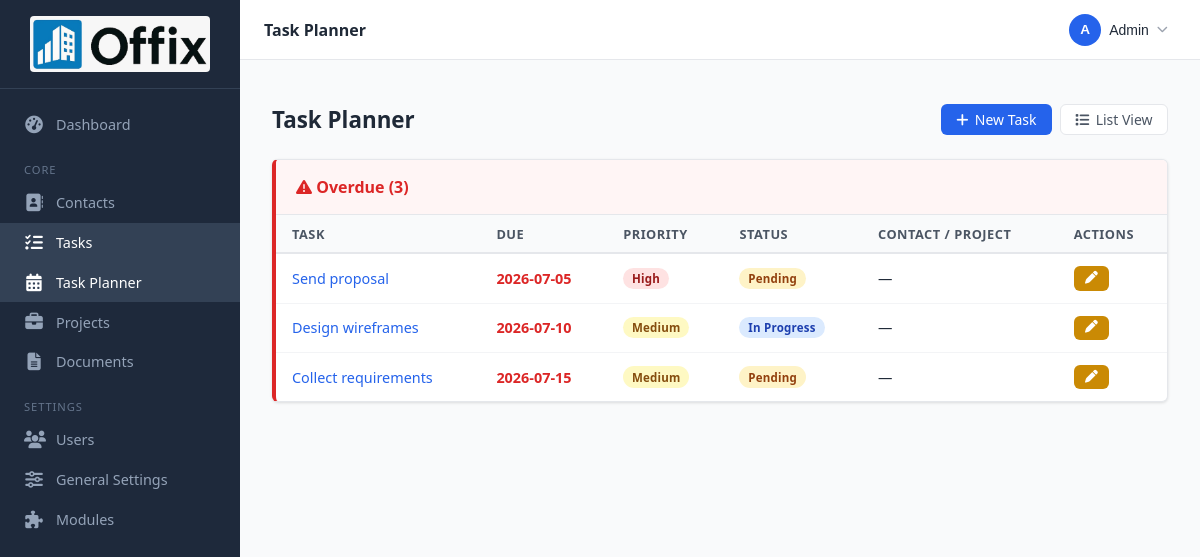
/tasks/planner (signed in), run on the app's committed database.
### tables this page shows
CREATE TABLE `tasks` (
  `id` int(10) unsigned NOT NULL AUTO_INCREMENT,
  `title` varchar(255) NOT NULL,
  `description` text DEFAULT NULL,
  `due_date` date DEFAULT NULL,
  `status` enum('pending','in_progress','done') NOT NULL DEFAULT 'pending',
  `priority` enum('low','medium','high') NOT NULL DEFAULT 'medium',
  `contact_id` int(10) unsigned DEFAULT NULL,
  `project_id` int(10) unsigned DEFAULT NULL,
  `is_recurring` tinyint(1) NOT NULL DEFAULT 0,
  `recurrence_type` enum('daily','weekly','monthly','yearly') DEFAULT NULL,
  `recurrence_interval` int(10) unsigned NOT NULL DEFAULT 1,
  `recurrence_end_date` date DEFAULT NULL,
  `parent_task_id` int(10) unsigned DEFAULT NULL,
  `created_at` timestamp NOT NULL DEFAULT current_timestamp(),
  `updated_at` timestamp NOT NULL DEFAULT current_timestamp() ON UPDATE current_timestamp(),
  PRIMARY KEY (`id`),
  KEY `fk_tasks_contact` (`contact_id`),
  KEY `fk_tasks_project` (`project_id`),
  CONSTRAINT `fk_tasks_contact` FOREIGN KEY (`contact_id`) REFERENCES `contacts` (`id`) ON DELETE SET NULL ON UPDATE CASCADE,
  CONSTRAINT `fk_tasks_project` FOREIGN KEY (`project_id`) REFERENCES `projects` (`id`) ON DELETE SET NULL ON UPDATE CASCADE
);

### app/controllers/TaskController.php (called while the page is built, shortened)
<?php
class TaskController extends Controller
{
    private Task  $model;
    public function __construct()
    {
        $this->model = new Task();
    }
    public function planner(): void
    {
        $tasks = $this->model->upcoming();
        $grouped = [];
        $overdue  = [];
        $today    = date('Y-m-d');
        foreach ($tasks as $task) {
            if (!$task['due_date']) {
                $grouped['No Date'][] = $task;
            } elseif ($task['due_date'] < $today) {
                $overdue[] = $task;
            } else {
                $grouped[$task['due_date']][] = $task;
            }
        }
        ksort($grouped);
        $this->render('tasks.planner', [
            'pageTitle' => __('tasks.planner'),
            'grouped'   => $grouped,
            'overdue'   => $overdue,
            'today'     => $today,
        ]);
    }
}

### public/index.php (called while the page is built, shortened)
<?php
spl_autoload_register(function (string $class): void {
    $prefixMap = [
        'App\\Core\\'                => APP_PATH . '/core/',
        'App\\Controllers\\'         => APP_PATH . '/controllers/',
        'App\\Models\\'              => APP_PATH . '/models/',
        'App\\Modules\\Invoicing\\'  => ROOT_PATH . '/app/modules/invoicing/',
        'App\\Modules\\ItPlanning\\' => ROOT_PATH . '/app/modules/it_planning/',
    ];
    foreach ($prefixMap as $prefix => $baseDir) {
        if (str_starts_with($class, $prefix)) {
            $file = $baseDir . str_replace('\\', '/', substr($class, strlen($prefix))) . '.php';
            return;
        }
    }
});
$router = new Router();
$router->dispatch($_SERVER['REQUEST_METHOD'], $_SERVER['REQUEST_URI']);

### app/core/Database.php (called while the page is built, shortened)
<?php
class Database
{
    private static ?PDO $instance = null;
    public static function getInstance(): PDO
    {
        if (self::$instance === null) {
            $config = require ROOT_PATH . '/config/database.php';
            $dsn = "mysql:host={$config['host']};dbname={$config['dbname']};charset={$config['charset']}";
            try {
                self::$instance = new PDO($dsn, $config['username'], $config['password'], [
                    PDO::ATTR_ERRMODE            => PDO::ERRMODE_EXCEPTION,
                    PDO::ATTR_DEFAULT_FETCH_MODE => PDO::FETCH_ASSOC,
                    PDO::ATTR_EMULATE_PREPARES   => false,
                ]);
            } catch (PDOException $e) {
                error_log('DB connection failed: ' . $e->getMessage());
                die('Database connection error. Please check your configuration.');
            }
        }
        return self::$instance;
    }
}

### app/core/Model.php (called while the page is built, shortened)
<?php
abstract class Model
{
    protected PDO $db;
    public function __construct()
    {
        $this->db = Database::getInstance();
    }
    protected function query(string $sql, array $params = []): array
    {
        $stmt = $this->db->prepare($sql);
        $stmt->execute($params);
        return $stmt->fetchAll();
    }
}

### app/models/Task.php (called while the page is built, shortened)
<?php
class Task extends Model
{
    private string $table = 'tasks';
    public function upcoming(): array
    {
        return $this->query(
            "SELECT t.*,
                    c.name AS contact_name,
                    p.name AS project_name
             FROM   {$this->table} t
             LEFT JOIN contacts c ON c.id = t.contact_id
             LEFT JOIN projects p ON p.id = t.project_id
             WHERE  t.status IN ('pending','in_progress')
             ORDER BY t.due_date ASC, t.priority DESC"
        );
    }
}

### app/views/tasks/planner.php (the view, shortened to what this page needs)
<?php
function priorityBadge(string $p): string {
    return '<span class="badge badge-' . $p . '">' . $p . '</span>';
}
function statusBadge(string $s): string {
    return '<span class="badge badge-' . $s . '">' . str_replace('_', ' ', $s) . '</span>';
}
?>
<div class="page-header">
    <h1 class="page-title">Task Planner</h1>
    <div style="display:flex; gap:.5rem;">
        <a href="/tasks/create" class="btn btn-primary"><i class="fa-solid fa-plus"></i> New Task</a>
        <a href="/tasks" class="btn btn-secondary"><i class="fa-solid fa-list"></i> List View</a>
    </div>
</div>
<?php if (!empty($overdue)): ?>
<div class="card" style="margin-bottom:1.25rem; border-left:4px solid var(--danger);">
    <div class="card-header" style="background:#fff5f5;">
        <h2 style="color:var(--danger);">
            <i class="fa-solid fa-triangle-exclamation"></i> Overdue (<?= count($overdue) ?>)
        </h2>
    </div>
    <div class="table-wrap">
        <table>
            <thead>
                <tr><th>Task</th><th>Due</th><th>Priority</th><th>Status</th><th>Contact / Project</th><th>Actions</th></tr>
            </thead>
            <tbody>
                <?php foreach ($overdue as $t): ?>
                <tr>
                    <td>
                        <a href="/tasks/<?= $t['id'] ?>"><?= htmlspecialchars($t['title']) ?></a>
                    </td>
                    <td style="color:var(--danger); font-weight:600;"><?= htmlspecialchars($t['due_date']) ?></td>
                    <td><?= priorityBadge($t['priority']) ?></td>
                    <td><?= statusBadge($t['status']) ?></td>
                    <td>
                        <?= (!$t['contact_name'] && !$t['project_name']) ? '—' : '' ?>
                    </td>
                    <td>
                        <a href="/tasks/<?= $t['id'] ?>/edit" class="btn btn-sm btn-warning">
                            <i class="fa-solid fa-pen"></i>
                        </a>
                    </td>
                </tr>
                <?php endforeach; ?>
            </tbody>
        </table>
    </div>
</div>
<?php endif; ?>

### app/core/Router.php (shortened to what this page needs)
<?php
class Router
{
    private array $routes = [];
    private function addRoute(string $method, string $pattern, string|callable $handler, string $action): void
    {
        $this->routes[] = [
            'method'  => $method,
            'pattern' => $pattern,
            'handler' => $handler,
            'action'  => $action,
        ];
    }
    public function dispatch(string $method, string $uri): void
    {
        $uri = strtok($uri, '?');
        $uri = '/' . trim($uri, '/');
        foreach ($this->routes as $route) {
            if ($route['method'] !== strtoupper($method)) continue;
            $params = [];
            if ($this->matches($route['pattern'], $uri, $params)) {
                $this->call($route['handler'], $route['action'], $params);
                return;
            }
        }
    }
    private function matches(string $pattern, string $uri, array &$params): bool
    {
        $regex = preg_replace('/\{([a-zA-Z_]+)\}/', '(?P<$1>[^/]+)', $pattern);
        $regex = '#^' . $regex . '$#';
        if (preg_match($regex, $uri, $matches)) {
            return true;
        }
        return false;
    }
    private function call(string|callable $handler, string $action, array $params): void
    {
        $controller = new $handler();
        call_user_func_array([$controller, $action], $params);
    }
}

### public/css/app.css (style rules this page uses)
*, *::before, *::after { box-sizing: border-box; margin: 0; padding: 0; }
:root { --brand: #2563eb; --brand-dark: #1d4ed8; --brand-light: #eff6ff; --success: #16a34a; --warning: #ca8a04; --danger: #dc2626; --gray-50: #f9fafb; --gray-100: #f3f4f6; --gray-200: #e5e7eb; --gray-400: #9ca3af; --gray-600: #4b5563; --gray-800: #1f2937; --sidebar-w: 240px; --header-h: 60px; --radius: 6px; --shadow: 0 1px 3px rgba(0,0,0,.12); --font: 'Segoe UI', system-ui, sans-serif; }
html { font-size: 16px; }
body { font-family: var(--font); color: var(--gray-800); background: var(--gray-50); min-height: 100vh; display: flex; }
a { color: var(--brand); text-decoration: none; }
.page-header { display: flex; align-items: center; justify-content: space-between; margin-bottom: 1.5rem; flex-wrap: wrap; gap: .75rem; }
.page-title { font-size: 1.4rem; font-weight: 700; color: var(--gray-800); }
.card { background: #fff; border-radius: var(--radius); border: 1px solid var(--gray-200); box-shadow: var(--shadow); overflow: hidden; }
.card-header { padding: 1rem 1.25rem; border-bottom: 1px solid var(--gray-200); display: flex; align-items: center; justify-content: space-between; gap: .5rem; }
.card-header h2 { font-size: 1rem; font-weight: 600; }
.table-wrap { overflow-x: auto; }
table { width: 100%; border-collapse: collapse; font-size: .9rem; }
thead th { background: var(--gray-50); border-bottom: 2px solid var(--gray-200); padding: .6rem 1rem; text-align: left; font-weight: 600; white-space: nowrap; color: var(--gray-600); font-size: .8rem; text-transform: uppercase; letter-spacing: .04em; }
tbody td { padding: .75rem 1rem; border-bottom: 1px solid var(--gray-100); vertical-align: middle; }
tbody tr:last-child td { border-bottom: none; }
.btn { display: inline-flex; align-items: center; gap: .4rem; padding: .45rem .9rem; border-radius: var(--radius); font-size: .875rem; font-weight: 500; cursor: pointer; border: 1px solid transparent; transition: background .15s, border-color .15s, color .15s; text-decoration: none; line-height: 1; }
.btn-primary { background: var(--brand); color: #fff; }
.btn-warning { background: var(--warning); color: #fff; }
.btn-secondary { background: #fff; color: var(--gray-600); border-color: var(--gray-200); }
.btn-sm { padding: .3rem .65rem; font-size: .8rem; }
.badge { display: inline-block; padding: .2rem .55rem; border-radius: 999px; font-size: .72rem; font-weight: 600; letter-spacing: .02em; text-transform: capitalize; }
.badge-pending { background: #fef3c7; color: #92400e; }
.badge-in_progress { background: #dbeafe; color: #1e40af; }
.badge-medium { background: #fef9c3; color: #854d0e; }
.badge-high { background: #fee2e2; color: #991b1b; }

### data on the page
tasks: title "Send proposal", due_date "2026-07-05", priority "High", status "Pending"
tasks: title "Design wireframes", due_date "2026-07-10", priority "Medium", status "In Progress"
tasks: title "Collect requirements", due_date "2026-07-15", priority "Medium", status "Pending"

### other printed values
count($overdue) "3"
